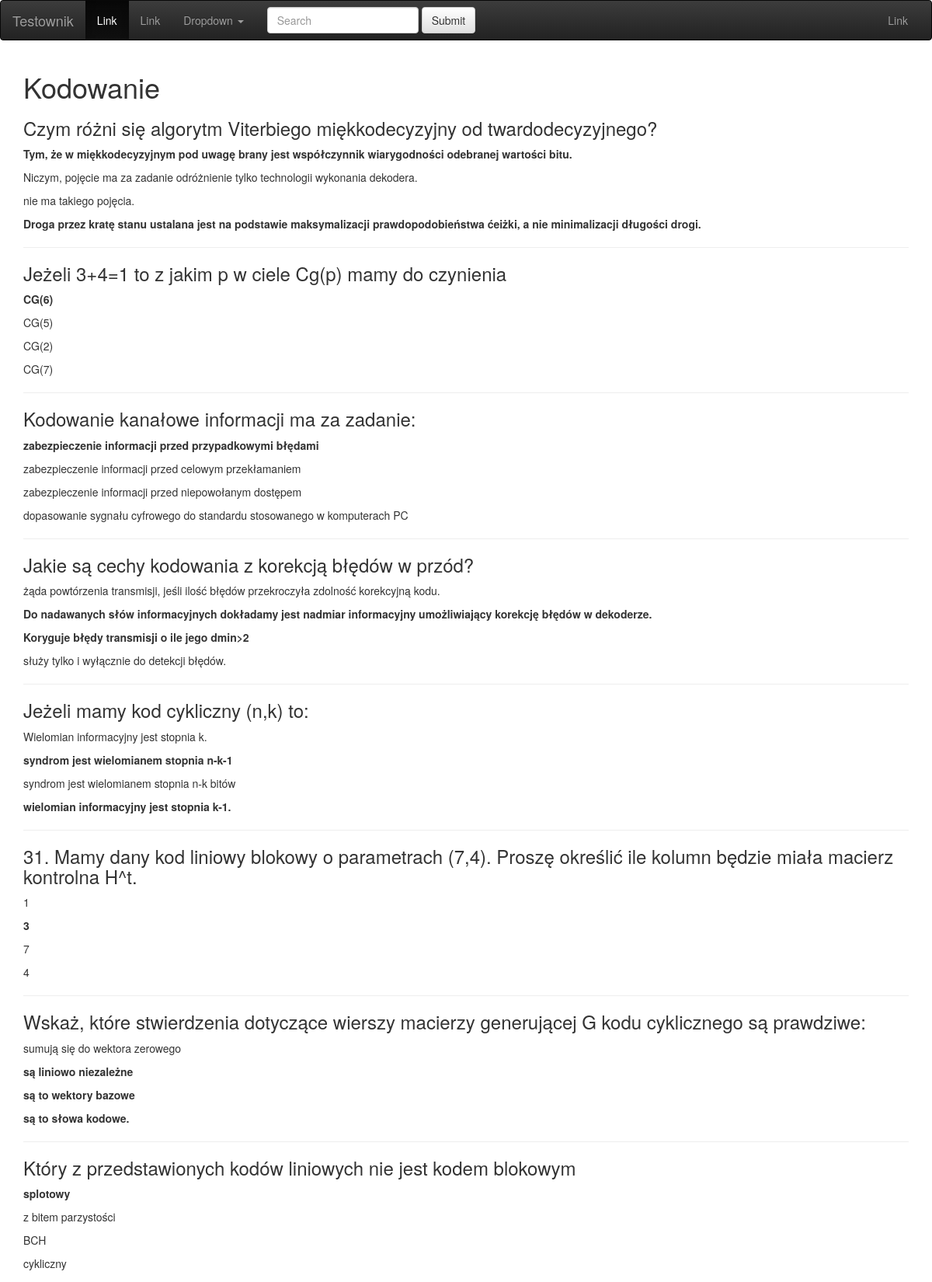
The page / (upper part) on the database its author committed.
### tests/models.py (models this page shows, shortened)
class TestModel(models.Model):
    user = models.ForeignKey(User, default=1)
    title = models.CharField(max_length=150)
    description = models.TextField(blank=True, null=True)
    is_public = models.BooleanField(default=False)
    class Meta:
        verbose_name = 'Test'
        verbose_name_plural = 'Tests'

class QuestionModel(models.Model):
    user = models.ForeignKey(User, default=1)
    question = models.TextField(blank=True, null=True)
    img_question = models.ImageField(upload_to=upload_location, blank=True, null=True)
    hint = models.TextField(blank=True, null=True)
    test = models.ForeignKey(TestModel, default=1)
    class Meta:
        verbose_name = 'Question'
        verbose_name_plural = 'Questions'

class AnswerModel(models.Model):
    user = models.ForeignKey(User, default=1)
    answer = models.CharField(max_length=120, blank=True, null=True)
    img_answer = models.ImageField(upload_to=upload_location, blank=True, null=True)
    is_correct = models.BooleanField(default=False)
    question = models.ForeignKey(QuestionModel, blank=True)
    class Meta:
        verbose_name = 'Answer'
        verbose_name_plural = 'Answers'

### tests/views.py (the view)
# urls.py: url(r'^$', TestListView.as_view(), name='list'),
class TestListView(ListView):
    model = TestModel
    template_name = 'test_detail.html'

### templates/test_detail.html
{% extends 'main.html' %}
{%  block content %}
{% for test in object_list %}
    <h1>{{ test.title }}</h1>
    {% for question in test.questionmodel_set.all %}
        {% if question.img_question %}
            <img src="{{ question.img_question.url }}" class="img-responsive">
        {% else %}
            <h3>{{ question.question }}</h3>
        {%  endif %}
        {% for ans in question.answermodel_set.all %}
            {% if ans.img_answer %}
                <img src="{{ ans.img_answer.url }}" class="img-responsive">
            {% else %}
             <p>{% if ans.is_correct %}<b>{{ ans.answer }}</b>
                 {% else %}
                    {{ ans.answer }}
                {% endif %}
            {% endif %}
             </p>
        {% endfor %}
        <hr>
    {% endfor %}
{% endfor %}
<br>
{% endblock %}

### templates/main.html (shortened to what this page needs)
{% load staticfiles %}
<!DOCTYPE html>
<html lang="en">
  <head>
<link rel="stylesheet" href="https://maxcdn.bootstrapcdn.com/bootstrap/3.3.7/css/bootstrap.min.css">
<link rel="stylesheet" href="https://maxcdn.bootstrapcdn.com/bootstrap/3.3.7/css/bootstrap-theme.min.css">
  </head>
  <body>
  <nav class="navbar navbar-inverse">
  <div class="container-fluid">
    <div class="navbar-header">
      <a class="navbar-brand" href="/">Testownik</a>
    </div>
    <div class="collapse navbar-collapse" id="bs-example-navbar-collapse-2">
      <ul class="nav navbar-nav">
        <li class="active"><a href="">Link<span class="sr-only">(current)</span></a></li>
        <li><a href="#">Link</a></li>
        <li class="dropdown">
          <a href="#" class="dropdown-toggle" data-toggle="dropdown" role="button" aria-expanded="false">Dropdown <span class="caret"></span></a>
        </li>
      </ul>
      <form class="navbar-form navbar-left" role="search">
        <div class="form-group">
          <input type="text" class="form-control" placeholder="Search">
        </div>
        <button type="submit" class="btn btn-default">Submit</button>
      </form>
      <ul class="nav navbar-nav navbar-right">
        <li><a href="#">Link</a></li>
      </ul>
    </div>
  </div>
</nav>
    <div class="container">
        {% block content %} {% endblock %}
    </div>
  </body>
</html>

### rows shown on the page
TestModel: title "Kodowanie"
QuestionModel: question "Czym różni się algorytm Viterbiego miękkodecyzyjny od twardodecyzyjnego?"
AnswerModel: answer "Tym, że w miękkodecyzyjnym pod uwagę brany jest współczynnik wiarygodności odebranej wartości bitu."
AnswerModel: answer "Niczym, pojęcie ma za zadanie odróżnienie tylko technologii wykonania dekodera."
AnswerModel: answer "nie ma takiego pojęcia."
AnswerModel: answer "Droga przez kratę stanu ustalana jest na podstawie maksymalizacji prawdopodobieństwa ćeiżki, a nie minimalizacji długości drogi."
QuestionModel: question "Jeżeli 3+4=1 to z jakim p w ciele Cg(p) mamy do czynienia"
AnswerModel: answer "CG(6)"
AnswerModel: answer "CG(5)"
AnswerModel: answer "CG(2)"
AnswerModel: answer "CG(7)"
QuestionModel: question "Kodowanie kanałowe informacji ma za zadanie:"
AnswerModel: answer "zabezpieczenie informacji przed przypadkowymi błędami"
AnswerModel: answer "zabezpieczenie informacji przed celowym przekłamaniem"
AnswerModel: answer "zabezpieczenie informacji przed niepowołanym dostępem"
AnswerModel: answer "dopasowanie sygnału cyfrowego do standardu stosowanego w komputerach PC"
QuestionModel: question "Jakie są cechy kodowania z korekcją błędów w przód?"
AnswerModel: answer "żąda powtórzenia transmisji, jeśli ilość błędów przekroczyła zdolność korekcyjną kodu."
AnswerModel: answer "Do nadawanych słów informacyjnych dokładamy jest nadmiar informacyjny umożliwiający korekcję błędów w dekoderze."
AnswerModel: answer "Koryguje błędy transmisji o ile jego dmin>2"
AnswerModel: answer "służy tylko i wyłącznie do detekcji błędów."
QuestionModel: question "Jeżeli mamy kod cykliczny (n,k) to:"
AnswerModel: answer "Wielomian informacyjny jest stopnia k."
AnswerModel: answer "syndrom jest wielomianem stopnia n-k-1"
AnswerModel: answer "syndrom jest wielomianem stopnia n-k bitów"
AnswerModel: answer "wielomian informacyjny jest stopnia k-1."
QuestionModel: question "31. Mamy dany kod liniowy blokowy o parametrach (7,4). Proszę określić ile kolumn będzie miała macierz kontrolna H^t."
AnswerModel: answer "1"
AnswerModel: answer "3"
AnswerModel: answer "7"
AnswerModel: answer "4"
QuestionModel: question "Wskaż, które stwierdzenia dotyczące wierszy macierzy generującej G kodu cyklicznego są prawdziwe:"
AnswerModel: answer "sumują się do wektora zerowego"
AnswerModel: answer "są liniowo niezależne"
AnswerModel: answer "są to wektory bazowe"
AnswerModel: answer "są to słowa kodowe."
QuestionModel: question "Który z przedstawionych kodów liniowych nie jest kodem blokowym"
AnswerModel: answer "splotowy"
AnswerModel: answer "z bitem parzystości"
AnswerModel: answer "BCH"
AnswerModel: answer "cykliczny"
